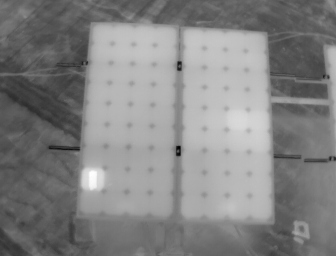
#> input picture PVHotSpot2.jpg, 336 x 256 px
$ python PVinspection.py
#> lines starting #> are read from the running program, lines starting #| are printed output that depends on the picture; after the words box and inside, x2 and y2 are one past the last pixel; in counts of white or black regions, pixels touching at a corner belong together
import cv2
import numpy as np
import matplotlib.pyplot as plt

citra = cv2.imread('PVHotSpot2.jpg')
#> citra is the input picture: shape (256, 336, 3); min 0, max 255, mean 130.9
if citra is None:
    print('Berkas citra tidak ditemukan')
    exit()

plt.subplot(243)
plt.imshow(citra[..., : : -1])
plt.xticks([]), plt.yticks([])
plt.title('Citra Asli')

abuAbu = cv2.cvtColor(citra, cv2.COLOR_BGR2GRAY)

ambang, citraBiner = cv2.threshold(abuAbu, 200, 255,
    cv2.THRESH_OTSU)
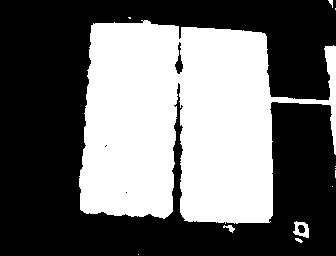
#> citraBiner: shape (256, 336); 41.9% white; 12 white regions (7 under 20 px), largest, box (x1, y1, x2, y2) and area: (79, 20, 336, 224) 35770, (293, 221, 309, 238) 153, (223, 225, 235, 233) 44, (295, 238, 303, 243) 23, (328, 0, 333, 8) 21
#> ambang = 137

kernel = np.ones((3, 3), np.uint8)
pembukaan = cv2.morphologyEx(citraBiner,
    cv2.MORPH_OPEN, kernel, iterations = 3)
#> pembukaan: shape (256, 336); 41.1% white; 2 white regions, box (x1, y1, x2, y2) and area: (79, 21, 273, 223) 34688, (325, 46, 336, 136) 630

latarBelakang = cv2.dilate(pembukaan, kernel, iterations = 3)
#> latarBelakang: shape (256, 336); 45.4% white; 2 white regions, box (x1, y1, x2, y2) and area: (76, 18, 276, 226) 38070, (322, 43, 336, 139) 996

transformJarak = cv2.distanceTransform(pembukaan,
    cv2.DIST_L2, cv2.DIST_MASK_5)

threshold, latarDepan = cv2.threshold(transformJarak,
    0.7 * transformJarak.max(), 255, cv2.THRESH_BINARY)
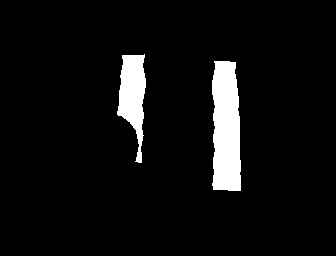
#> latarDepan: shape (256, 336) float32; 6% white; 2 white regions, box (x1, y1, x2, y2) and area: (212, 61, 241, 191) 3315, (117, 54, 146, 163) 1825
#> threshold = 32.2

latarDepan = np.uint8(latarDepan)
daerahTakBertuan = cv2.subtract(latarBelakang, latarDepan)
#> daerahTakBertuan: shape (256, 336); 39.4% white; 2 white regions, box (x1, y1, x2, y2) and area: (76, 18, 276, 226) 32930, (322, 43, 336, 139) 996

plt.subplot(244)
plt.imshow(citraBiner, cmap = "gray", vmin = 0, vmax = 255)
plt.xticks([])
plt.yticks([])
plt.title('Citra Biner')

'''
jumBaris = citra.shape[0]
jumKolom = citra.shape[1]
hasil = np.zeros((jumBaris, jumKolom), np.uint8)

for baris in range(jumBaris):
    for kolom in range(jumKolom):
        if citra[baris, kolom] >= 210:
            hasil[baris, kolom] = 255

plt.subplot(244)
plt.imshow(hasil, cmap = "jet")
plt.xticks([]), plt.yticks([])
plt.title('Threshold')
'''

# [4 lines of commented-out code are left out]

jumObjek, penanda = cv2.connectedComponents(latarDepan)
#> penanda: shape (256, 336) int32; 3 distinct labels, from 0 to 2
#> jumObjek = 3
print("Jumlah Hotspot", jumObjek - 1)
#| Jumlah Hotspot 2

penanda = penanda + 1
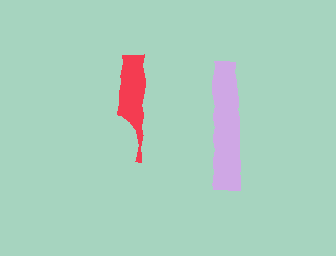
#> penanda: shape (256, 336) int32; 3 distinct labels, from 1 to 3; one colour per label, 0 black

penanda[daerahTakBertuan == 255] = 0
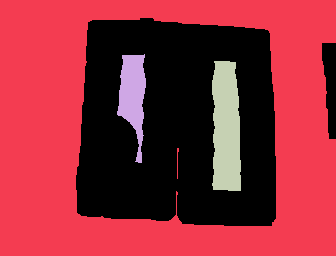
#> penanda: shape (256, 336) int32; 4 distinct labels, from 0 to 3; one colour per label, 0 black

penanda = cv2.watershed(citra, penanda)
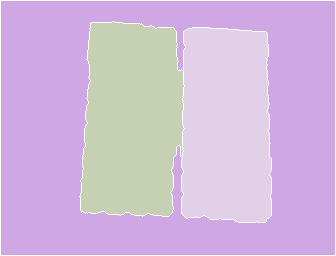
#> penanda: shape (256, 336) int32; 4 distinct labels, from -1 to 3; one colour per label, 0 black, -1 white

citra[penanda == -1] = [255, 0, 0]
#> citra: shape (256, 336, 3); 2.57% of pixels changed, all inside (x1, y1, x2, y2) = (0, 0, 336, 256)

tinggi, lebar = citra.shape[:2]
#> tinggi = 256; lebar = 336

for indeks in range(1, jumObjek):
    mask = np.zeros((tinggi, lebar), np.uint8)
    mask[penanda == indeks + 1] = 1
    objek = citra * mask[:, :, np.newaxis]
    objek = objek[..., : : -1]

    plt.subplot(3, 10, indeks)
    plt.imshow(objek)
    plt.xticks([]), plt.yticks([])
    plt.title(indeks)
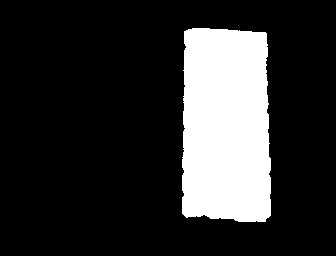
#> mask: shape (256, 336); values 0 (black) and 1 (white), 18.8% white; 1 white region, box (x1, y1, x2, y2) and area: (182, 28, 271, 222) 16190

citra[penanda == -1] = [255, 200, 100]
#> citra: shape (256, 336, 3); mean B, G, R 134.3, 132.8, 130.3
plt.subplot(242)
plt.imshow(citra[..., : : -1])
plt.xticks([]), plt.yticks([])
plt.title('Hasil Akhir')

plt.show()
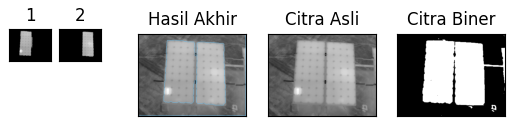
#> figure drawn by matplotlib, 5 panels

$ run again, with PV.jpg copied over PVHotSpot2.jpg
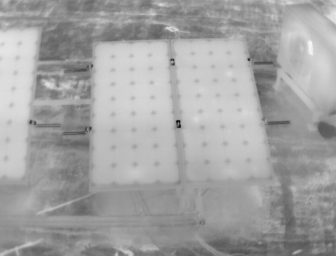
#> input picture PV.jpg, 336 x 256 px
#> citra is the input picture: shape (256, 336, 3); min 0, max 255, mean 162.8
#> `ambang, citraBiner = cv2.threshold(abuAbu, 200, 255, cv2.THRESH_OTSU)`:
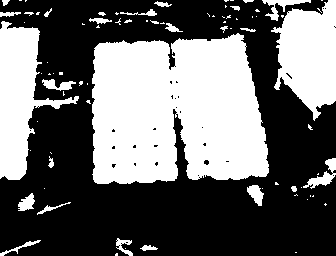
#> citraBiner: shape (256, 336); 41.2% white; 81 white regions (54 under 20 px), largest, box (x1, y1, x2, y2) and area: (92, 33, 269, 184) 22370, (0, 21, 79, 180) 5283, (271, 0, 336, 121) 5192
#> ambang = 167
#> pembukaan: shape (256, 336); 38.1% white; 11 white regions, largest, box (x1, y1, x2, y2) and area: (92, 35, 268, 184) 22158, (278, 0, 336, 109) 4934, (0, 28, 39, 180) 4894
#> latarBelakang: shape (256, 336); 44.4% white; 7 white regions, largest, box (x1, y1, x2, y2) and area: (89, 32, 271, 187) 25014, (265, 0, 336, 112) 5962, (0, 25, 42, 183) 5627
#> threshold = 27.56
#> daerahTakBertuan: shape (256, 336); 41.2% white; 7 white regions, largest, box (x1, y1, x2, y2) and area: (89, 32, 271, 187) 23279, (265, 0, 336, 112) 5359, (0, 25, 42, 183) 5158
#> jumObjek = 6
#| Jumlah Hotspot 5
#> `citra[penanda == -1] = [255, 200, 100]`:
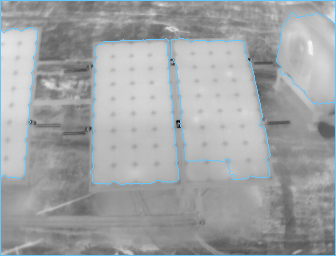
#> citra: shape (256, 336, 3); mean B, G, R 165.4, 163.8, 161

$ run again, with PVHotSpot.jpg copied over PVHotSpot2.jpg
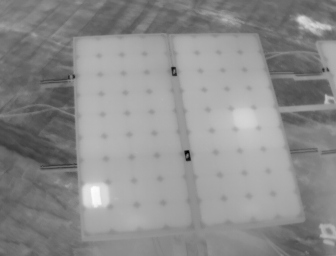
#> input picture PVHotSpot.jpg, 336 x 256 px
#> citra is the input picture: shape (256, 336, 3); min 0, max 255, mean 140.6
#> `ambang, citraBiner = cv2.threshold(abuAbu, 200, 255, cv2.THRESH_OTSU)`:
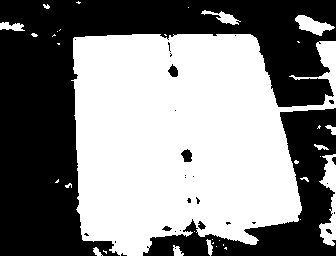
#> citraBiner: shape (256, 336); 52.1% white; 29 black regions (22 under 20 px), largest, box (x1, y1, x2, y2) and area: (0, 0, 336, 256) 32321, (143, 108, 336, 256) 8473, (181, 149, 192, 162) 102
#> ambang = 139
#> pembukaan: shape (256, 336); 49.8% white; 9 white regions, largest, box (x1, y1, x2, y2) and area: (73, 34, 301, 256) 41211, (318, 41, 336, 92) 577, (298, 15, 327, 34) 357
#> latarBelakang: shape (256, 336); 55.2% white; 3 black regions (2 under 20 px), largest, box (x1, y1, x2, y2) and area: (0, 0, 336, 256) 38558
#> threshold = 37.92
#> daerahTakBertuan: shape (256, 336); 47.8% white; 7 white regions, largest, box (x1, y1, x2, y2) and area: (70, 31, 304, 256) 38141, (321, 160, 336, 247) 969, (315, 38, 336, 95) 863
#> jumObjek = 3
#| Jumlah Hotspot 2
#> `citra[penanda == -1] = [255, 200, 100]`:
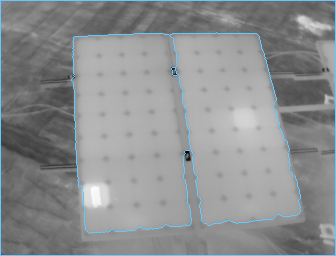
#> citra: shape (256, 336, 3); mean B, G, R 143.8, 142.4, 139.8

$ run again, with color_origin.jpg copied over PVHotSpot2.jpg
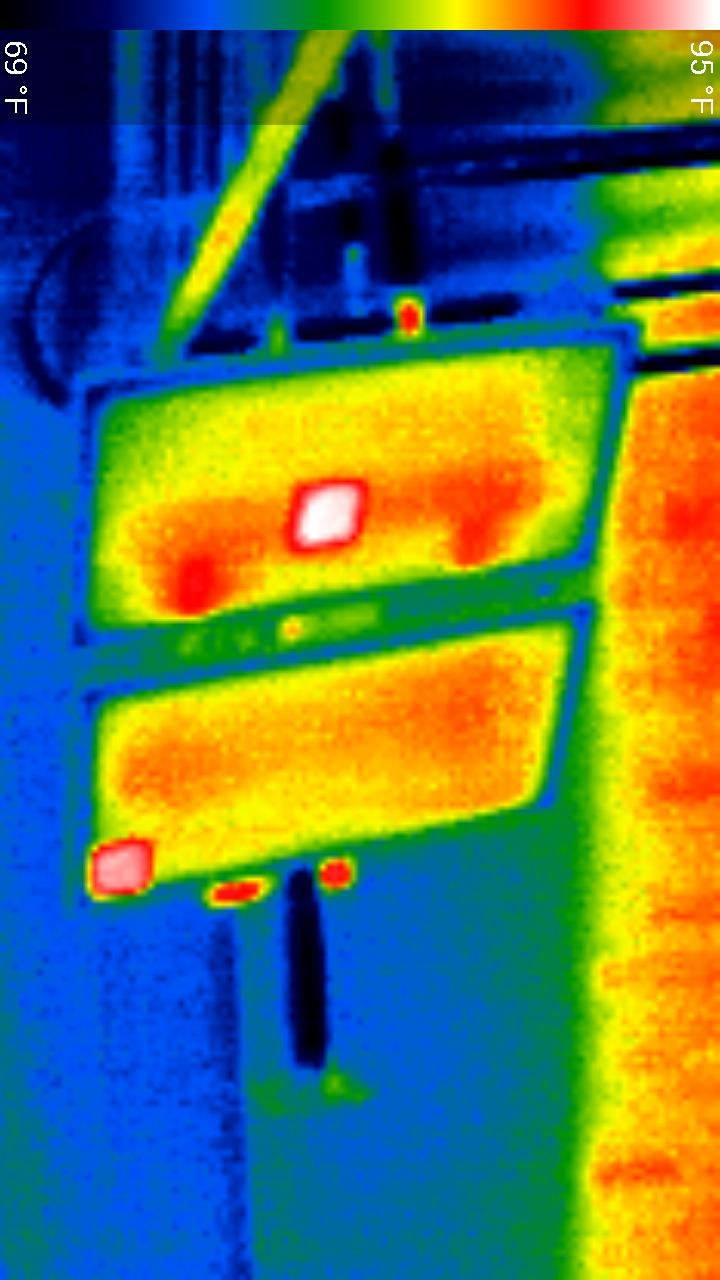
#> input picture color_origin.jpg, 720 x 1280 px
#> citra is the input picture: shape (1280, 720, 3); mean B, G, R 85.7, 116.9, 89.2
#> citraBiner: shape (1280, 720); 36.8% white; 27 white regions (5 under 20 px), largest, box (x1, y1, x2, y2) and area: (570, 367, 720, 1280) 111741, (93, 348, 606, 624) 97308, (85, 624, 569, 903) 85266
#> ambang = 119
#> pembukaan: shape (1280, 720); 36.6% white; 19 white regions, largest, box (x1, y1, x2, y2) and area: (571, 367, 720, 1280) 111308, (95, 349, 603, 624) 93256, (85, 625, 569, 902) 85114
#> latarBelakang: shape (1280, 720); 39.8% white; 15 white regions, largest, box (x1, y1, x2, y2) and area: (568, 364, 720, 1280) 117145, (92, 346, 606, 627) 105291, (82, 622, 572, 905) 91287
#> threshold = 90.3
#> daerahTakBertuan: shape (1280, 720); 39.2% white; 15 white regions, largest, box (x1, y1, x2, y2) and area: (568, 364, 720, 1280) 112427, (92, 346, 606, 627) 105291, (82, 622, 572, 905) 90418
#> jumObjek = 9
#| Jumlah Hotspot 8
#> `citra[penanda == -1] = [255, 200, 100]`:
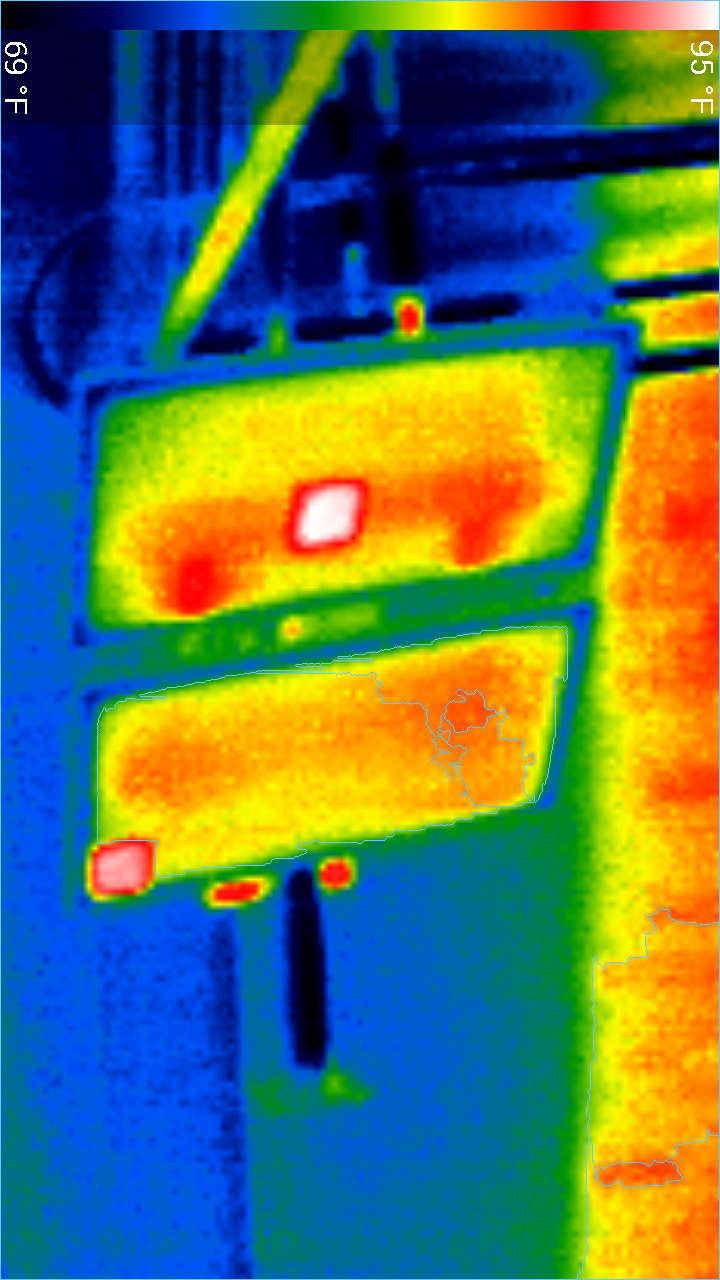
#> citra: shape (1280, 720, 3); mean B, G, R 87.3, 117.4, 89
